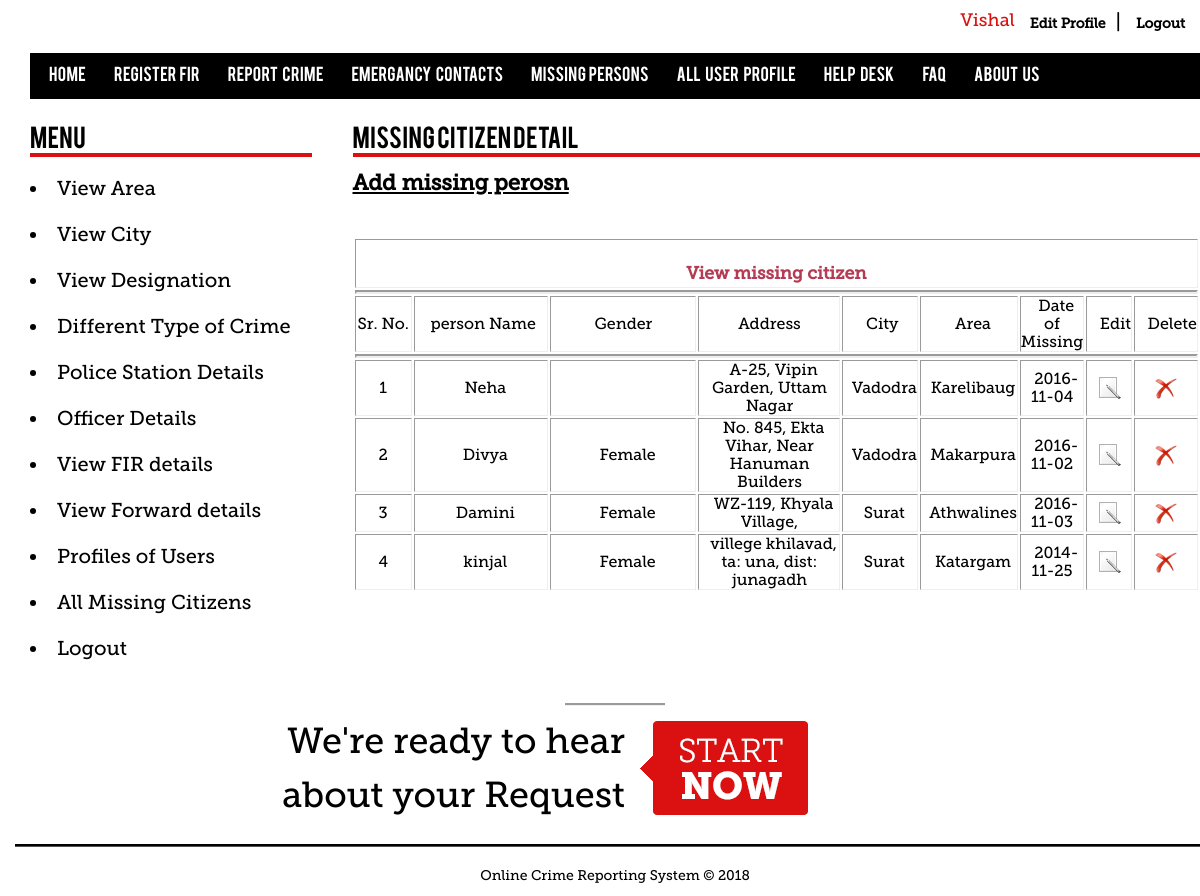
The page /manage_missingcitizens.php (signed in) on the database its author committed.
### tables this page shows
CREATE TABLE IF NOT EXISTS `mstr_missingcitizens` (
  `missing_id` int(10) unsigned NOT NULL AUTO_INCREMENT,
  `upload_photo` varchar(45) DEFAULT NULL,
  `first_name` varchar(45) NOT NULL,
  `middle_name` varchar(45) NOT NULL,
  `last_name` varchar(45) NOT NULL,
  `gander` varchar(45) NOT NULL,
  `address` varchar(45) NOT NULL,
  `city_id` int(10) unsigned NOT NULL,
  `area_id` int(10) unsigned NOT NULL,
  `date_of_missing` date NOT NULL,
  `time_of_missing` time NOT NULL,
  `special_clue` varchar(45) DEFAULT NULL,
  `contactno` int(20) NOT NULL,
  `descript` varchar(60) NOT NULL,
  `status` varchar(80) NOT NULL,
  `username` varchar(45) NOT NULL,
  PRIMARY KEY (`missing_id`),
  KEY `FK_mstr_missingcitizens_1` (`city_id`),
  KEY `FK_mstr_missingcitizens_2` (`area_id`),
  KEY `FK_mstr_missingcitizens_3` (`username`)
);

CREATE TABLE IF NOT EXISTS `mstr_city` (
  `city_id` int(10) unsigned NOT NULL AUTO_INCREMENT,
  `city_name` varchar(45) NOT NULL,
  PRIMARY KEY (`city_id`)
);

CREATE TABLE IF NOT EXISTS `mstr_area` (
  `area_id` int(10) unsigned NOT NULL AUTO_INCREMENT,
  `area_name` varchar(45) NOT NULL,
  `pincode` int(10) unsigned NOT NULL,
  `city_id` int(10) unsigned NOT NULL,
  PRIMARY KEY (`area_id`),
  KEY `FK_mstr_area_1` (`city_id`),
  KEY `area_id` (`area_id`),
  KEY `area_id_2` (`area_id`)
);

### manage_missingcitizens.php (the view, shortened to what this page needs)
<?php
include("config.php");
$selectQuery = "select * from mstr_missingcitizens mmc,mstr_city mc,mstr_area ma where mmc.city_id=mc.city_id and mmc.area_id=ma.area_id";
$resultSet = mysqli_query($conn,$selectQuery) or die(mysqli_error());
?>
<div class="main">
<div id="wrap">
<?php
	include("menu.php");
?>
			<link rel="stylesheet" href="css/template.css" type="text/css">
			<link rel="stylesheet" href="css/constant.css" type="text/css">
			<div id="content">
<?php
   include("sidebar.php");
?>
			<div class="div2">
      <h1> missing citizen detail </h1>
      <p><a href="missing_person.php" class="clear1 style7"><h3> Add missing perosn </h3></a>
        </strong>      </p>
      <p>&nbsp;</p><center>
      <table width="100%" border="1" bgcolor="#FFFFFF">
	<tr>
		<td colspan="9" height="49" align="center" valign="middle" class="rowBorder">&nbsp;&nbsp;&nbsp;&nbsp;
		<span class="highlight"><h3> View missing citizen </h3></span></td>
	</tr>
	<tr>
	<td colspan="9"><hr /></td>
	</tr>
	<tr >
      <td width="12%" align="center" class="style4 tableHeading style2">Sr. No.</td>
      <td width="28%" align="center" class="style4 tableHeading style2">&nbsp;person Name</td>
      <td width="32%" align="center" class="style4 tableHeading style2">Gender</td>
      <td width="32%" align="center" class="style4 tableHeading style2">Address</td>
      <td width="32%" align="center" class="style4 tableHeading style2">&nbsp;City</td>
      <td width="32%" align="center" class="style4 tableHeading style2">&nbsp;&nbsp;Area</td>
	  <td width="32%" align="center" class="style4 tableHeading style2">&nbsp;&nbsp;Date of Missing</td>
      <td width="11%" align="center" align="center" class="style4 tableHeading style2">&nbsp;&nbsp;&nbsp;Edit</td>
      <td width="14%" align="center" align="center" class="style4 tableHeading style2">&nbsp;&nbsp;&nbsp;Delete</td>
    </tr>
	<tr>
	<td colspan="9"><hr /></td>
	</tr>
    <?php
	$i = 1;
	while($record=mysqli_fetch_array($resultSet))
	{
	?>
    <tr >
      <td align="center" ><?php echo $i++; ?></td>
      <td align="center" >&nbsp;&nbsp;<?php echo $record["first_name"];?></td>
      <td align="center" >&nbsp;&nbsp;<?php echo $record["gander"];?></td>
      <td align="center" >&nbsp;&nbsp;<?php echo $record["address"];?></td>
      <td align="center" >&nbsp;&nbsp;<?php echo $record["city_name"];?></td>
      <td align="center" >&nbsp;&nbsp;<?php echo $record["area_name"];?></td>
	        <td align="center" >&nbsp;&nbsp;<?php echo $record["date_of_missing"];?></td>
      <td align="center" ><a href="editperson.php?person=<?php echo $record["first_name"];?>">
	  <img title="Edit missing person" src="images/edit.png"  /> </a></td>
      <td align="center" ><a href="deleteperson.php?person=<?php echo $record["first_name"];?>">
	  <img title="Delete missing person Details" src="images/delete.png" /></a></td>
    </tr>
    <?php
	}
	?>
  </table></center>
      <p>&nbsp;</p>
      <p>&nbsp;</p>
      <p>&nbsp;</p>
</div>
	    <?php
	   include("footer1.php");
	   ?>
</div>
</div>

### css/template.css (style rules this page uses)
body { font-family:museo_slab, Helvetica, sans-serif; font-size:14px; color:#000000; }
.main { width:1170px; position:relative; margin:0 auto }
#wrap { background-color:#ffffff; width:1200px; }
a { color:#000000; font-weight:bold; }
h1 { font-family:Bebas; width:auto; font-size:24px !important; font-weight:normal !important; margin:auto; color:#000000; border-bottom:4px solid #db1111; }
.div2 { width:847.5px; float:right; padding:30px 15px 20px 0px; }
.highlight { color:#B53B55; font-weight:bold }

### css/constant.css (style rules this page uses)
* { padding:0px 0px 0px 0px; margin:0px 0px 0px 0px; }
html { height:100% }
body { text-align:center; font-size:20px; border:none!important; }
table { padding:0; border:none; }
td { vertical-align:middle; }
img { border:none }
h1 { font-size:130% }
h3 { font-size:110% }
p { padding:0px 0px 13px 0px; font-size:14px; }
.main { text-align:left }

### footer1.php (style rules this page uses)
#wrap { background-color:#ffffff; font:Arial, Helvetica, sans-serif; }

### rows shown on the page
mstr_missingcitizens: first_name "Neha", address "A-25, Vipin Garden, Uttam Nagar", city.city_name "Vadodra", area.area_name "Karelibaug", date_of_missing "2016-11-04"
mstr_missingcitizens: first_name "Divya", gander "Female", address "No. 845, Ekta Vihar, Near Hanuman Builders", city.city_name "Vadodra", area.area_name "Makarpura", date_of_missing "2016-11-02"
mstr_missingcitizens: first_name "Damini", gander "Female", address "WZ-119, Khyala Village,", city.city_name "Surat", area.area_name "Athwalines", date_of_missing "2016-11-03"
mstr_missingcitizens: first_name "kinjal", gander "Female", address "villege khilavad, ta: una, dist: junagadh", city.city_name "Surat", area.area_name "Katargam", date_of_missing "2014-11-25"

### other values the page prints
$_SESSION['username'] "Vishal"
